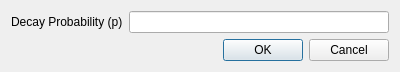
<?xml version="1.0" encoding="UTF-8"?>
<ui version="4.0">
 <class>NewRunOptions</class>
 <widget class="QDialog" name="NewRunOptions">
  <property name="geometry">
   <rect>
    <x>0</x>
    <y>0</y>
    <width>400</width>
    <height>67</height>
   </rect>
  </property>
  <property name="windowTitle">
   <string>Add Run...</string>
  </property>
  <layout class="QFormLayout" name="formLayout">
   <item row="0" column="0">
    <widget class="QLabel" name="label">
     <property name="text">
      <string>Decay Probability (p)</string>
     </property>
    </widget>
   </item>
   <item row="0" column="1">
    <widget class="QLineEdit" name="decayProbEdit"/>
   </item>
   <item row="1" column="0" colspan="2">
    <widget class="QDialogButtonBox" name="buttonBox">
     <property name="orientation">
      <enum>Qt::Horizontal</enum>
     </property>
     <property name="standardButtons">
      <set>QDialogButtonBox::Cancel|QDialogButtonBox::Ok</set>
     </property>
    </widget>
   </item>
  </layout>
 </widget>
 <resources/>
 <connections>
  <connection>
   <sender>buttonBox</sender>
   <signal>accepted()</signal>
   <receiver>NewRunOptions</receiver>
   <slot>accept()</slot>
   <hints>
    <hint type="sourcelabel">
     <x>248</x>
     <y>254</y>
    </hint>
    <hint type="destinationlabel">
     <x>157</x>
     <y>274</y>
    </hint>
   </hints>
  </connection>
  <connection>
   <sender>buttonBox</sender>
   <signal>rejected()</signal>
   <receiver>NewRunOptions</receiver>
   <slot>reject()</slot>
   <hints>
    <hint type="sourcelabel">
     <x>316</x>
     <y>260</y>
    </hint>
    <hint type="destinationlabel">
     <x>286</x>
     <y>274</y>
    </hint>
   </hints>
  </connection>
 </connections>
</ui>
